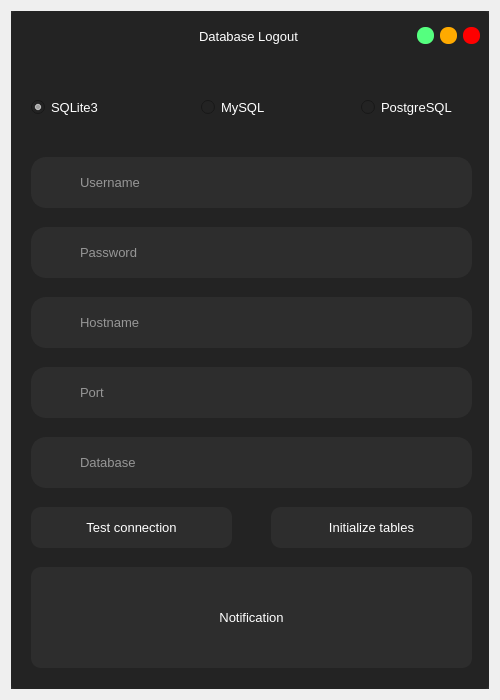
<?xml version="1.0" encoding="UTF-8"?>
<ui version="4.0">
 <class>Database</class>
 <widget class="QDialog" name="Database">
  <property name="geometry">
   <rect>
    <x>0</x>
    <y>0</y>
    <width>500</width>
    <height>700</height>
   </rect>
  </property>
  <property name="minimumSize">
   <size>
    <width>500</width>
    <height>700</height>
   </size>
  </property>
  <property name="maximumSize">
   <size>
    <width>500</width>
    <height>700</height>
   </size>
  </property>
  <property name="windowTitle">
   <string>Dialog</string>
  </property>
  <layout class="QVBoxLayout" name="verticalLayout">
   <item>
    <widget class="QFrame" name="frame">
     <property name="styleSheet">
      <string notr="true">background-color: rgb(45, 45, 45);</string>
     </property>
     <property name="frameShape">
      <enum>QFrame::NoFrame</enum>
     </property>
     <property name="frameShadow">
      <enum>QFrame::Raised</enum>
     </property>
     <layout class="QVBoxLayout" name="verticalLayout_4">
      <property name="spacing">
       <number>0</number>
      </property>
      <property name="leftMargin">
       <number>0</number>
      </property>
      <property name="topMargin">
       <number>0</number>
      </property>
      <property name="rightMargin">
       <number>0</number>
      </property>
      <property name="bottomMargin">
       <number>0</number>
      </property>
      <item>
       <widget class="QFrame" name="frame_2">
        <property name="styleSheet">
         <string notr="true">QFrame{
	background-color: rgb(35, 35, 35);
	border-radius:5px;
}</string>
        </property>
        <property name="frameShape">
         <enum>QFrame::NoFrame</enum>
        </property>
        <property name="frameShadow">
         <enum>QFrame::Raised</enum>
        </property>
        <layout class="QVBoxLayout" name="verticalLayout_2">
         <property name="leftMargin">
          <number>0</number>
         </property>
         <property name="topMargin">
          <number>0</number>
         </property>
         <property name="rightMargin">
          <number>0</number>
         </property>
         <property name="bottomMargin">
          <number>0</number>
         </property>
         <item>
          <widget class="QFrame" name="frame_3">
           <property name="minimumSize">
            <size>
             <width>0</width>
             <height>40</height>
            </size>
           </property>
           <property name="maximumSize">
            <size>
             <width>16777215</width>
             <height>30</height>
            </size>
           </property>
           <property name="frameShape">
            <enum>QFrame::NoFrame</enum>
           </property>
           <property name="frameShadow">
            <enum>QFrame::Raised</enum>
           </property>
           <layout class="QHBoxLayout" name="horizontalLayout">
            <property name="topMargin">
             <number>0</number>
            </property>
            <property name="bottomMargin">
             <number>0</number>
            </property>
            <item>
             <widget class="QLabel" name="label">
              <property name="minimumSize">
               <size>
                <width>60</width>
                <height>0</height>
               </size>
              </property>
              <property name="maximumSize">
               <size>
                <width>60</width>
                <height>16777215</height>
               </size>
              </property>
              <property name="text">
               <string/>
              </property>
              <property name="pixmap">
               <pixmap resource="../resource/asset.qrc">:/icons/asset/database.svg</pixmap>
              </property>
             </widget>
            </item>
            <item>
             <widget class="QLabel" name="label_2">
              <property name="font">
               <font>
                <family>Arial</family>
                <pointsize>10</pointsize>
               </font>
              </property>
              <property name="styleSheet">
               <string notr="true">QLabel{
	color: rgb(255, 255, 255);
}</string>
              </property>
              <property name="text">
               <string>Database Logout</string>
              </property>
              <property name="alignment">
               <set>Qt::AlignCenter</set>
              </property>
             </widget>
            </item>
            <item>
             <widget class="QPushButton" name="btn_minimize">
              <property name="minimumSize">
               <size>
                <width>16</width>
                <height>16</height>
               </size>
              </property>
              <property name="maximumSize">
               <size>
                <width>17</width>
                <height>17</height>
               </size>
              </property>
              <property name="styleSheet">
               <string notr="true">QPushButton{
	background-color: rgb(85, 255, 127);
	border:none;
	border-radius: 8px;
}

QPushButton:hover{	
	background-color: rgba(85, 255, 127,150);
	
}</string>
              </property>
              <property name="text">
               <string/>
              </property>
             </widget>
            </item>
            <item>
             <widget class="QPushButton" name="btn_maximize">
              <property name="minimumSize">
               <size>
                <width>16</width>
                <height>16</height>
               </size>
              </property>
              <property name="maximumSize">
               <size>
                <width>17</width>
                <height>17</height>
               </size>
              </property>
              <property name="styleSheet">
               <string notr="true">QPushButton{
	
	background-color: rgb(255, 170, 0);
	border:none;
	border-radius: 8px;
}

QPushButton:hover{	
	background-color: rgba(255, 170, 0,150);
	
}</string>
              </property>
              <property name="text">
               <string/>
              </property>
             </widget>
            </item>
            <item>
             <widget class="QPushButton" name="btn_close">
              <property name="minimumSize">
               <size>
                <width>16</width>
                <height>16</height>
               </size>
              </property>
              <property name="maximumSize">
               <size>
                <width>17</width>
                <height>17</height>
               </size>
              </property>
              <property name="styleSheet">
               <string notr="true">QPushButton{
	background-color: rgb(255, 0, 0);
	border:none;
	border-radius: 8px;
}

QPushButton:hover{	
	background-color: rgba(255, 0, 0,150);
	
}</string>
              </property>
              <property name="text">
               <string/>
              </property>
             </widget>
            </item>
           </layout>
          </widget>
         </item>
         <item>
          <widget class="QFrame" name="frame_4">
           <property name="frameShape">
            <enum>QFrame::NoFrame</enum>
           </property>
           <property name="frameShadow">
            <enum>QFrame::Raised</enum>
           </property>
           <widget class="QLineEdit" name="username">
            <property name="geometry">
             <rect>
              <x>20</x>
              <y>100</y>
              <width>441</width>
              <height>51</height>
             </rect>
            </property>
            <property name="font">
             <font>
              <pointsize>10</pointsize>
             </font>
            </property>
            <property name="tabletTracking">
             <bool>true</bool>
            </property>
            <property name="styleSheet">
             <string notr="true">QLineEdit{
	color: rgb(255, 255, 255);
	border: 2px solid  rgb(45, 45, 45);
	border-radius:15px;
	padding-left: 45px;
}

QLineEdit:hover{
	border:2px solid rgb(35, 35, 35);
}

QLineEdit:focus{
	border:2px solid rgb(255, 255, 255);
}</string>
            </property>
            <property name="placeholderText">
             <string>Username</string>
            </property>
            <property name="clearButtonEnabled">
             <bool>true</bool>
            </property>
           </widget>
           <widget class="QLabel" name="label_36">
            <property name="geometry">
             <rect>
              <x>30</x>
              <y>110</y>
              <width>31</width>
              <height>31</height>
             </rect>
            </property>
            <property name="styleSheet">
             <string notr="true">background-color: rgb(45, 45, 45);</string>
            </property>
            <property name="text">
             <string/>
            </property>
            <property name="pixmap">
             <pixmap resource="../resource/asset.qrc">:/icons/asset/user.svg</pixmap>
            </property>
           </widget>
           <widget class="QLineEdit" name="password">
            <property name="geometry">
             <rect>
              <x>20</x>
              <y>170</y>
              <width>441</width>
              <height>51</height>
             </rect>
            </property>
            <property name="font">
             <font>
              <pointsize>10</pointsize>
             </font>
            </property>
            <property name="tabletTracking">
             <bool>true</bool>
            </property>
            <property name="styleSheet">
             <string notr="true">QLineEdit{
	color: rgb(255, 255, 255);
	border: 2px solid  rgb(45, 45, 45);
	border-radius:15px;
	padding-left: 45px;
}

QLineEdit:hover{
	border:2px solid rgb(35, 35, 35);
}

QLineEdit:focus{
	border:2px solid rgb(255, 255, 255);
}</string>
            </property>
            <property name="echoMode">
             <enum>QLineEdit::PasswordEchoOnEdit</enum>
            </property>
            <property name="placeholderText">
             <string>Password</string>
            </property>
            <property name="clearButtonEnabled">
             <bool>true</bool>
            </property>
           </widget>
           <widget class="QLabel" name="label_37">
            <property name="geometry">
             <rect>
              <x>30</x>
              <y>180</y>
              <width>31</width>
              <height>31</height>
             </rect>
            </property>
            <property name="styleSheet">
             <string notr="true">background-color: rgb(45, 45, 45);</string>
            </property>
            <property name="text">
             <string/>
            </property>
            <property name="pixmap">
             <pixmap resource="../resource/asset.qrc">:/icons/asset/lock.svg</pixmap>
            </property>
           </widget>
           <widget class="QLineEdit" name="hostname">
            <property name="geometry">
             <rect>
              <x>20</x>
              <y>240</y>
              <width>441</width>
              <height>51</height>
             </rect>
            </property>
            <property name="font">
             <font>
              <pointsize>10</pointsize>
             </font>
            </property>
            <property name="tabletTracking">
             <bool>true</bool>
            </property>
            <property name="styleSheet">
             <string notr="true">QLineEdit{
	color: rgb(255, 255, 255);
	border: 2px solid  rgb(45, 45, 45);
	border-radius:15px;
	padding-left: 45px;
}

QLineEdit:hover{
	border:2px solid rgb(35, 35, 35);
}

QLineEdit:focus{
	border:2px solid rgb(255, 255, 255);
}</string>
            </property>
            <property name="placeholderText">
             <string>Hostname</string>
            </property>
            <property name="clearButtonEnabled">
             <bool>true</bool>
            </property>
           </widget>
           <widget class="QLabel" name="label_38">
            <property name="geometry">
             <rect>
              <x>30</x>
              <y>250</y>
              <width>31</width>
              <height>31</height>
             </rect>
            </property>
            <property name="styleSheet">
             <string notr="true">background-color: rgb(45, 45, 45);</string>
            </property>
            <property name="text">
             <string/>
            </property>
            <property name="pixmap">
             <pixmap resource="../resource/asset.qrc">:/icons/asset/external-link.svg</pixmap>
            </property>
           </widget>
           <widget class="QLineEdit" name="database_name">
            <property name="geometry">
             <rect>
              <x>20</x>
              <y>380</y>
              <width>441</width>
              <height>51</height>
             </rect>
            </property>
            <property name="font">
             <font>
              <pointsize>10</pointsize>
             </font>
            </property>
            <property name="tabletTracking">
             <bool>true</bool>
            </property>
            <property name="styleSheet">
             <string notr="true">QLineEdit{
	color: rgb(255, 255, 255);
	border: 2px solid  rgb(45, 45, 45);
	border-radius:15px;
	padding-left: 45px;
}

QLineEdit:hover{
	border:2px solid rgb(35, 35, 35);
}

QLineEdit:focus{
	border:2px solid rgb(255, 255, 255);
}</string>
            </property>
            <property name="placeholderText">
             <string>Database</string>
            </property>
            <property name="clearButtonEnabled">
             <bool>true</bool>
            </property>
           </widget>
           <widget class="QLabel" name="label_39">
            <property name="geometry">
             <rect>
              <x>30</x>
              <y>390</y>
              <width>31</width>
              <height>31</height>
             </rect>
            </property>
            <property name="styleSheet">
             <string notr="true">background-color: rgb(45, 45, 45);</string>
            </property>
            <property name="text">
             <string/>
            </property>
            <property name="pixmap">
             <pixmap resource="../resource/asset.qrc">:/icons/asset/database.svg</pixmap>
            </property>
           </widget>
           <widget class="QPushButton" name="btn_connect_test">
            <property name="geometry">
             <rect>
              <x>20</x>
              <y>450</y>
              <width>201</width>
              <height>41</height>
             </rect>
            </property>
            <property name="font">
             <font>
              <pointsize>10</pointsize>
             </font>
            </property>
            <property name="styleSheet">
             <string notr="true">QPushButton{
	color: rgb(255, 255, 255);
	background-color: rgb(45, 45, 45);
	border:none;
	border-radius: 10px;
}

QPushButton:hover{
	border-radius: 20px;
}

QPushButton:pressed{
	border: 2px solid rgb(255,255,255);	
}</string>
            </property>
            <property name="text">
             <string>Test connection</string>
            </property>
            <property name="icon">
             <iconset resource="../resource/asset.qrc">
              <normaloff>:/icons/asset/link-2.svg</normaloff>:/icons/asset/link-2.svg</iconset>
            </property>
            <property name="iconSize">
             <size>
              <width>30</width>
              <height>30</height>
             </size>
            </property>
            <property name="flat">
             <bool>true</bool>
            </property>
           </widget>
           <widget class="QPushButton" name="btn_connect">
            <property name="geometry">
             <rect>
              <x>260</x>
              <y>450</y>
              <width>201</width>
              <height>41</height>
             </rect>
            </property>
            <property name="font">
             <font>
              <pointsize>10</pointsize>
             </font>
            </property>
            <property name="styleSheet">
             <string notr="true">QPushButton{
	color: rgb(255, 255, 255);
	background-color: rgb(45, 45, 45);
	border:none;
	border-radius: 10px;
}

QPushButton:hover{
	border-radius: 20px;
}

QPushButton:pressed{
	border: 2px solid rgb(255,255,255);	
}</string>
            </property>
            <property name="text">
             <string>Initialize tables</string>
            </property>
            <property name="icon">
             <iconset resource="../resource/asset.qrc">
              <normaloff>:/icons/asset/table.svg</normaloff>:/icons/asset/table.svg</iconset>
            </property>
            <property name="iconSize">
             <size>
              <width>30</width>
              <height>30</height>
             </size>
            </property>
            <property name="flat">
             <bool>true</bool>
            </property>
           </widget>
           <widget class="QLabel" name="label_notification">
            <property name="geometry">
             <rect>
              <x>20</x>
              <y>510</y>
              <width>441</width>
              <height>101</height>
             </rect>
            </property>
            <property name="font">
             <font>
              <family>MS Shell Dlg 2</family>
              <pointsize>10</pointsize>
              <weight>50</weight>
              <bold>false</bold>
             </font>
            </property>
            <property name="styleSheet">
             <string notr="true">QLabel{
	color: rgb(255, 255, 255);
	background-color: rgb(45, 45, 45);
	border-radius: 10px;
}</string>
            </property>
            <property name="text">
             <string>Notification</string>
            </property>
            <property name="alignment">
             <set>Qt::AlignCenter</set>
            </property>
            <property name="wordWrap">
             <bool>true</bool>
            </property>
           </widget>
           <widget class="QLineEdit" name="port">
            <property name="geometry">
             <rect>
              <x>20</x>
              <y>310</y>
              <width>441</width>
              <height>51</height>
             </rect>
            </property>
            <property name="font">
             <font>
              <pointsize>10</pointsize>
             </font>
            </property>
            <property name="tabletTracking">
             <bool>true</bool>
            </property>
            <property name="styleSheet">
             <string notr="true">QLineEdit{
	color: rgb(255, 255, 255);
	border: 2px solid  rgb(45, 45, 45);
	border-radius:15px;
	padding-left: 45px;
}

QLineEdit:hover{
	border:2px solid rgb(35, 35, 35);
}

QLineEdit:focus{
	border:2px solid rgb(255, 255, 255);
}</string>
            </property>
            <property name="placeholderText">
             <string>Port</string>
            </property>
            <property name="clearButtonEnabled">
             <bool>true</bool>
            </property>
           </widget>
           <widget class="QLabel" name="label_40">
            <property name="geometry">
             <rect>
              <x>30</x>
              <y>320</y>
              <width>31</width>
              <height>31</height>
             </rect>
            </property>
            <property name="styleSheet">
             <string notr="true">background-color: rgb(45, 45, 45);</string>
            </property>
            <property name="text">
             <string/>
            </property>
            <property name="pixmap">
             <pixmap resource="../resource/asset.qrc">:/icons/asset/power.svg</pixmap>
            </property>
           </widget>
           <widget class="QRadioButton" name="sqlite">
            <property name="geometry">
             <rect>
              <x>20</x>
              <y>40</y>
              <width>95</width>
              <height>20</height>
             </rect>
            </property>
            <property name="font">
             <font>
              <pointsize>10</pointsize>
             </font>
            </property>
            <property name="styleSheet">
             <string notr="true">QRadioButton{
	color: rgb(255, 255, 255);
	background-color:rgb(35,35,35)
}</string>
            </property>
            <property name="text">
             <string>SQLite3</string>
            </property>
            <property name="checked">
             <bool>true</bool>
            </property>
           </widget>
           <widget class="QRadioButton" name="mysql">
            <property name="geometry">
             <rect>
              <x>190</x>
              <y>40</y>
              <width>95</width>
              <height>20</height>
             </rect>
            </property>
            <property name="font">
             <font>
              <pointsize>10</pointsize>
             </font>
            </property>
            <property name="styleSheet">
             <string notr="true">QRadioButton{
	color: rgb(255, 255, 255);
	background-color:rgb(35,35,35)
}</string>
            </property>
            <property name="text">
             <string>MySQL</string>
            </property>
           </widget>
           <widget class="QRadioButton" name="postgresql">
            <property name="geometry">
             <rect>
              <x>350</x>
              <y>40</y>
              <width>111</width>
              <height>20</height>
             </rect>
            </property>
            <property name="font">
             <font>
              <pointsize>10</pointsize>
             </font>
            </property>
            <property name="styleSheet">
             <string notr="true">QRadioButton{
	color: rgb(255, 255, 255);
	background-color:rgb(35,35,35)
}</string>
            </property>
            <property name="text">
             <string>PostgreSQL</string>
            </property>
           </widget>
          </widget>
         </item>
        </layout>
       </widget>
      </item>
     </layout>
    </widget>
   </item>
  </layout>
 </widget>
 <resources>
  <include location="../resource/asset.qrc"/>
 </resources>
 <connections/>
</ui>
